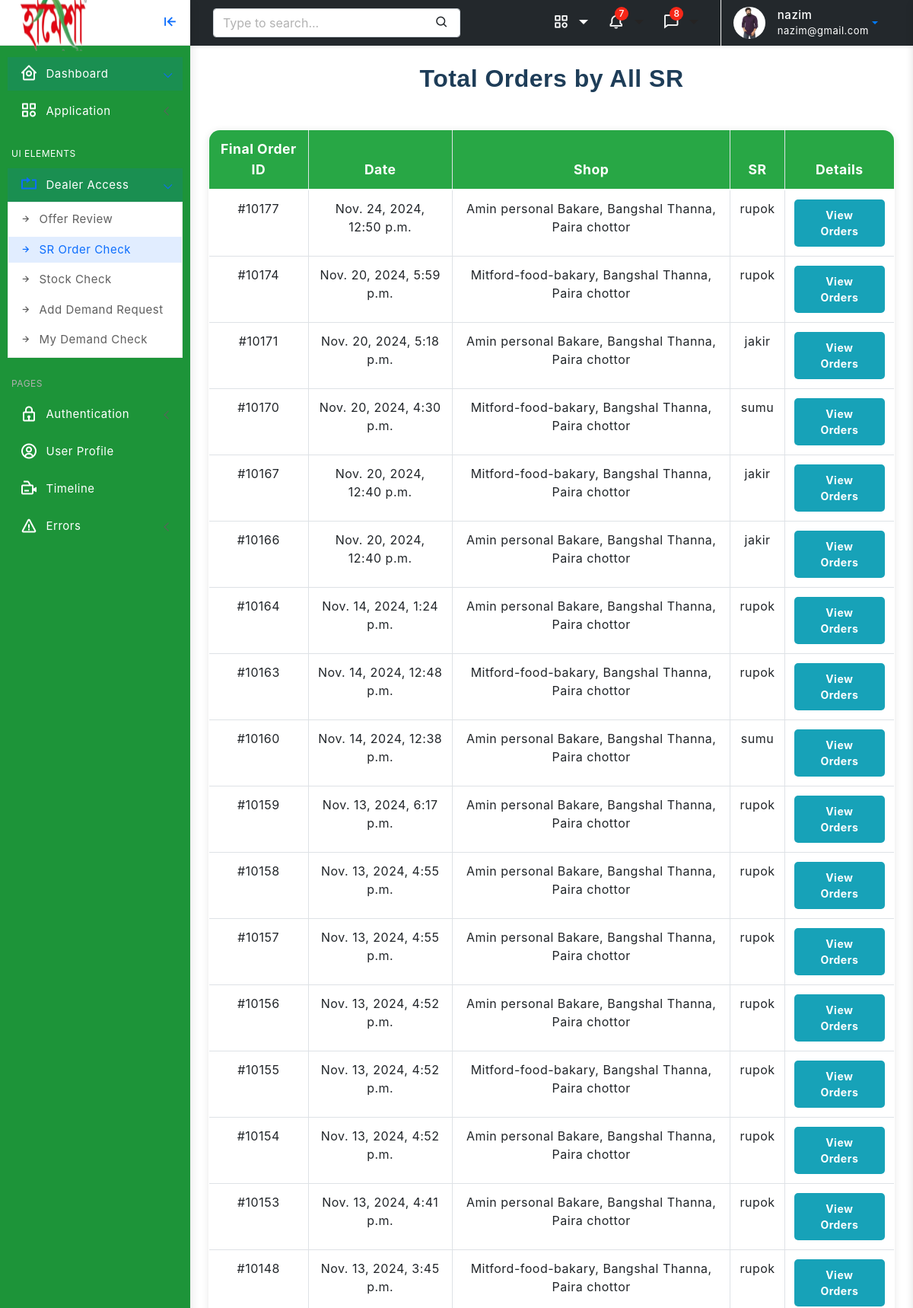
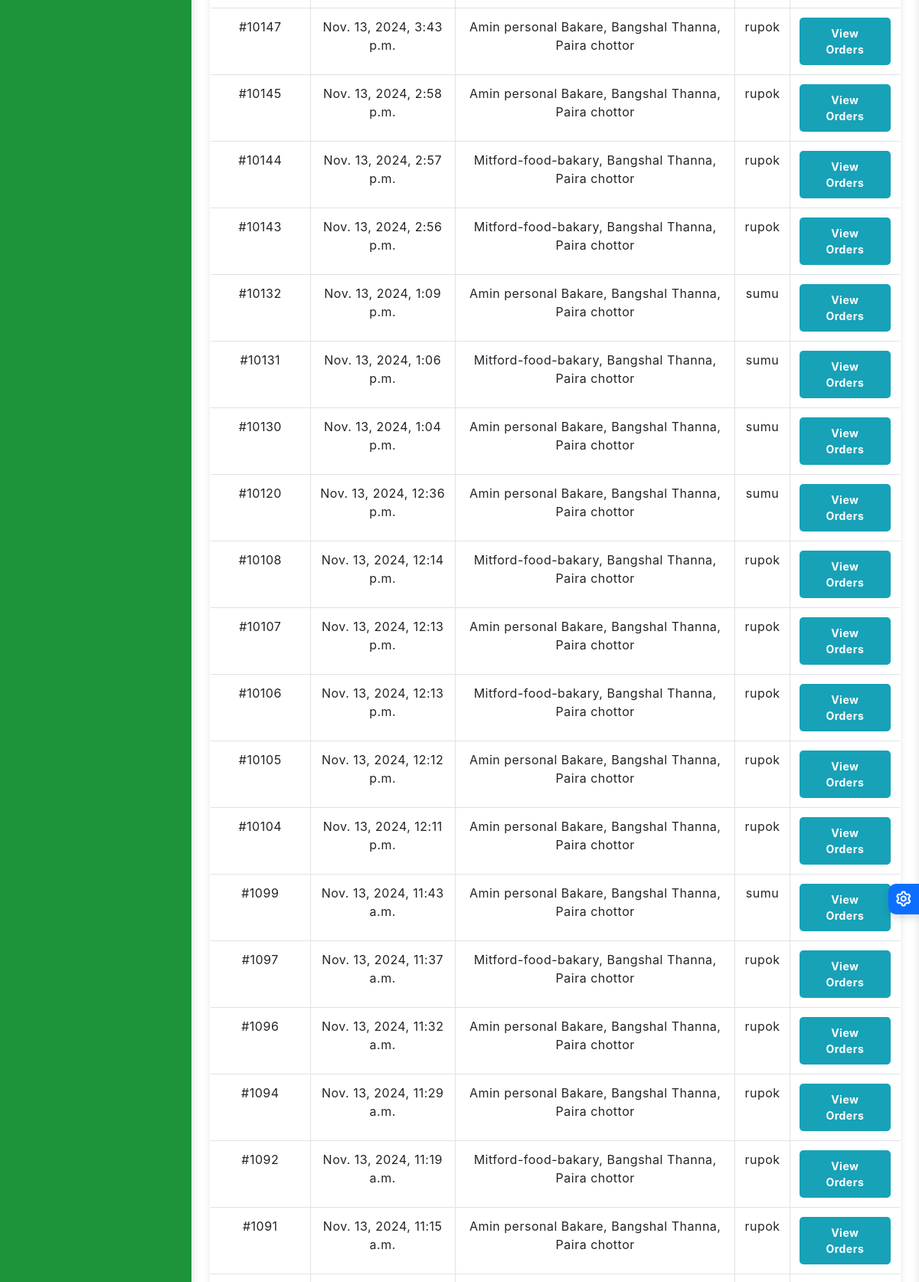
/sr-order/ (signed in, upper part), run on the app's committed database (2 pictures, top to bottom).
### user/models.py (models this page shows, shortened)
class Profile(models.Model):
    customer = models.OneToOneField(User, on_delete=models.CASCADE)
    address = models.CharField(max_length=200)
    phone = models.CharField(max_length=50)
    image = models.ImageField(default='default.png', upload_to='profile_images')
    nid = models.CharField(max_length=20, unique=True, blank=True, null= True)
    title= models.CharField(max_length=40, blank=True, null= True)
    salary = models.DecimalField(max_digits=10, decimal_places=2, blank=True, null= True)
    joining_date = models.DateField(blank=True, null= True)
    HEAD_OFFICE = 'HEAD_OFFICE'
    FACTORY = 'FACTORY'
    OTHERS='OTHERS'
    JOB_LOCATION_CHOICES = [
        (HEAD_OFFICE, 'Head Office'),
        (FACTORY, 'Factory'),
        (OTHERS, 'others'),
    ]
    job_location = models.CharField(max_length=20, choices=JOB_LOCATION_CHOICES, blank=True, null= True)
    zones = models.ManyToManyField(Zone, blank=True, verbose_name="Dealer Zones")
    products = models.ManyToManyField(Product, blank=True, verbose_name="Dealer Products")

### dashboard/models.py (models this page shows, shortened)
class FinalOrder(models.Model):
    customer = models.ForeignKey(User, on_delete=models.CASCADE, verbose_name="Customer", blank= True, null= True)
    shop = models.ForeignKey(Shop, on_delete=models.CASCADE, verbose_name="Shop", blank= True, null= True)
    orders = models.ManyToManyField(Order, verbose_name="Select Orders")
    created_at = models.DateTimeField(auto_now_add=True, verbose_name="Date Created")

class Shop(models.Model):
    shop_name = models.CharField(max_length=200, verbose_name="Shop Name")
    shop_owner = models.CharField(max_length=200, verbose_name="Shop Owner")
    shop_phone = models.CharField(max_length=15, verbose_name="Shop Phone")
    shop_nid = models.CharField(max_length=20, verbose_name="Shop NID")
    shop_email = models.EmailField(max_length=254, verbose_name="Shop Email")
    shop_address = models.TextField(verbose_name="Shop Address")
    zone = models.ForeignKey(Zone, on_delete=models.CASCADE, verbose_name="Shop Zone")

class Zone(models.Model):
    name = models.CharField(max_length=100)
    district = models.CharField(max_length=100)
    thana = models.CharField(max_length=100)
    area = models.CharField(max_length=100)

### dashboard/decorators.py (the view)
        def wrapper(request, *args, **kwargs):
            group = None
            if request.user.groups.exists():
                group = request.user.groups.all()[0].name
            if group in allowed_roles:
                return view_func(request, *args, **kwargs)
            else:
                return HttpResponse('You are not authorized to view this page')

### dashboard/models.py (called while the page is built)
    def discounted_price(self, timestamp):
        active_offer = self.get_active_offer_at(timestamp)  # Get the active offer at the order's creation time
        if active_offer:
            discount = (self.product_tp * active_offer.discount_percentage) / 100
            return self.product_tp - discount
        return self.product_tp

    def discount(self, timestamp):
        active_offer = self.get_active_offer_at(timestamp)  # Get the active offer at the order's creation time
        if active_offer:
            discount = (self.product_tp * active_offer.discount_percentage) / 100
            return discount
        return 0

    def get_active_offer_at(self, timestamp):
        return self.offers.filter(start_date__lte=timestamp, end_date__gte=timestamp).first()

    def net_amount(self):
        if self.name is None:
            return 0
        return self.order_quantity * self.name.product_tp

    def gross_amount(self):
        if self.name is None:
            return 0
        return self.order_quantity * self.name.discounted_price(self.created_at)

    def discount_amount(self):
        if self.name is None:
            return 0
        return self.order_quantity * self.name.discount(self.created_at)

### dashboard/views.py (called while the page is built)
def get_orders_for_dealer_by_product_and_zone(dealer_zones, dealer_products):
    matching_orders = FinalOrder.objects.filter(
        orders__shop__zone__in=dealer_zones ,
        orders__name__in=dealer_products
    ).distinct().order_by('-created_at')
    return matching_orders

### templates/dashboard/dealer_sr_order_view.html (shortened to what this page needs)
{% extends 'partials/base0.html' %}
{% load static %}
{% block content %}
<div class="page-wrapper">
    <div class="page-content">
        <h2 class="text-center mb-5">Total Orders by All SR</h2>
        <table style="border-radius: 15px; border: 1px solid #ddd; overflow: hidden;" class="table table-hover table-bordered">
            <thead style="background-color: #28a745; color: white;">
                <tr>
                    <th scope="col">Final Order ID</th>
                    <th scope="col">Date</th>
                    <th scope="col">Shop</th>
                    <th scope="col">SR</th>
                    <th scope="col">Details</th>
                </tr>
            </thead>
            <tbody>
                {% for final_order in final_orders %}
                <tr>
                    <td>#10{{ final_order.id }}</td>
                    <td>{{ final_order.created_at }}</td>
                    <td>{{ final_order.shop.shop_name }}, {{ final_order.shop.zone.thana}}, {{ final_order.shop.zone.area}} </td>
                    <td>{{ final_order.customer }}</td>
                    <td>
                        <button type="button" class="btn btn-info btn-sm" data-toggle="collapse" data-target="#orderDetails-{{ final_order.id }}">
                            View Orders
                        </button>
                    </td>
                </tr>
                {% endfor %}
            </tbody>
        </table>
        <link rel="stylesheet" href="https://stackpath.bootstrapcdn.com/bootstrap/4.3.1/css/bootstrap.min.css">
    </div>
</div>
{% endblock %}

### templates/partials/base0.html (shortened to what this page needs)
<!doctype html>
<html lang="en">
{% load static %}
<head>
	<link href="{% static 'assets/plugins/vectormap/jquery-jvectormap-2.0.2.css' %}" rel="stylesheet"/>
	<link href="{% static 'assets/plugins/simplebar/css/simplebar.css' %}" rel="stylesheet" />
	<link href="{% static 'assets/plugins/perfect-scrollbar/css/perfect-scrollbar.css' %}" rel="stylesheet" />
	<link href="{% static 'assets/plugins/metismenu/css/metisMenu.min.css' %}" rel="stylesheet" />
	<link href="{% static 'assets/css/pace.min.css' %}" rel="stylesheet" />
	<link href="{% static 'assets/css/bootstrap.min.css' %}" rel="stylesheet">
	<link href="{% static 'assets/css/app.css' %}" rel="stylesheet">
	<link href="{% static 'assets/css/icons.css' %}" rel="stylesheet">
	<link rel="stylesheet" href="{% static 'assets/css/dark-theme.css' %}" />
	<link rel="stylesheet" href="{% static 'assets/css/semi-dark.css' %}" />
	<link rel="stylesheet" href="{% static 'assets/css/header-colors.css' %}" />
		<link rel="stylesheet" href="https://use.fontawesome.com/releases/v5.15.2/css/all.css"
>
</head>
<body>
	<div class="wrapper">
		<div class="sidebar-wrapper" data-simplebar="true" style="background-color: #1d9439; " >
			<div class="sidebar-header">
				<div>
					<img src="{% static 'assets/images/logo.png' %}" class="logo-icon" alt="logo icon" style="width: 110px; height: 70;">
				</div>
				<div class="toggle-icon ms-auto"><i class='bx bx-arrow-to-left'></i>
				</div>
			</div>
			<ul class="metismenu" id="menu" >
				<li>
					{% if is_dealer %}
					<a href="{% url 'sr-order' %}" class="has-arrow">
						<div style="color: #FFFFFF; "class="parent-icon"><i class='bx bx-home-circle'></i>
						</div>
						<div class="menu-title" style="color: #FFFFFF;">Dashboard</div>
					</a>
                    {% endif %}
				</li>
				<li>
					<a href="javascript:;" class="has-arrow">
						<div  style="color: #FFFFFF; " class="parent-icon"><i class="bx bx-category"></i>
						</div>
						<div class="menu-title" style="color: #FFFFFF;">Application</div>
					</a>
				</li>
				<li class="menu-label" style="color: #FFFFFF;">UI Elements</li>
				{% if is_dealer %}
				<li>
					<a class="has-arrow" href="javascript:;">
						<div class="parent-icon"><i class="bx bx-repeat"></i>
						</div>
						<div class="menu-title" style="color: #FFFFFF;">Dealer Access</div>
					</a>
					<ul>
						<li> <a href="{% url 'active_offer_list' %}"><i class="bx bx-right-arrow-alt"></i>Offer Review</a>
						<li> <a href="{% url 'sr-order' %}"><i class="bx bx-right-arrow-alt"></i>SR Order Check</a></li>
						<li> <a href="{% url 'user_stocks' %}"><i class="bx bx-right-arrow-alt"></i>Stock Check</a></li>
						<li> <a href="{% url 'demand' %}"><i class="bx bx-right-arrow-alt"></i>Add Demand Request </a>
						<li> <a href="{% url 'demand_check' %}"><i class="bx bx-right-arrow-alt"></i>My Demand Check</a>
						</li>
					</ul>
				</li>
				{% endif %}
				<li class="menu-label">Pages</li>
				<li>
					<a class="has-arrow" href="javascript:;">
						<div style="color: #FFFFFF; " class="parent-icon"><i class="bx bx-lock"></i>
						</div>
						<div style="color: #FFFFFF; " class="menu-title">Authentication</div>
					</a>
				</li>
				<li>
					<a href="{% url 'user-profile' %}">
						<div style="color: #FFFFFF; " class="parent-icon"><i class="bx bx-user-circle"></i>
						</div>
						<div class="menu-title" style="color: #FFFFFF;">User Profile</div>
					</a>
				</li>
				<li>
					<a href="#">
						<div style="color: #FFFFFF; " class="parent-icon"> <i class="bx bx-video-recording"></i>
						</div>
						<div class="menu-title" style="color: #FFFFFF;">Timeline</div>
					</a>
				</li>
				<li>
					<a class="has-arrow" href="javascript:;">
						<div style="color: #FFFFFF; "  class="parent-icon"><i class="bx bx-error"></i>
						</div>
						<div class="menu-title" style="color: #FFFFFF;">Errors</div>
					</a>
				</li>
			</ul>
		</div>
		<header>
			<div class="topbar d-flex align-items-center"  style="background-color:#23282c;" >
				<nav class="navbar navbar-expand">
					<div class="search-bar flex-grow-1">
						<div class="position-relative search-bar-box">
							<input type="text" class="form-control search-control" placeholder="Type to search..."> <span class="position-absolute top-50 search-show translate-middle-y"><i class='bx bx-search'></i></span>
						</div>
					</div>
					<div class="top-menu ms-auto">
						<ul class="navbar-nav align-items-center">
							<li class="nav-item dropdown dropdown-large">
								<a style="color: white;" class="nav-link dropdown-toggle dropdown-toggle-nocaret" href="#" role="button" data-bs-toggle="dropdown" aria-expanded="false">	<i class='bx bx-category'></i>
								</a>
							</li>
							<li class="nav-item dropdown dropdown-large">
								<a class="nav-link dropdown-toggle dropdown-toggle-nocaret position-relative" href="#" role="button" data-bs-toggle="dropdown" aria-expanded="false"> <span class="alert-count">7</span>
									<i style="color: white;" class='bx bx-bell'></i>
								</a>
							</li>
							<li class="nav-item dropdown dropdown-large">
								<a class="nav-link dropdown-toggle dropdown-toggle-nocaret position-relative" href="#" role="button" data-bs-toggle="dropdown" aria-expanded="false"> <span class="alert-count">8</span>
									<i style="color: white;" class='bx bx-comment'></i>
								</a>
							</li>
						</ul>
					</div>
					<div class="user-box dropdown">
						<a class="d-flex align-items-center nav-link dropdown-toggle dropdown-toggle-nocaret" href="#" role="button" data-bs-toggle="dropdown" aria-expanded="false">
							<img src="{{ user.profile.image.url }}" class="user-img" alt="user avatar">
							<div class="user-info ps-3">
								<p style="color: white;" class="user-name mb-0">{{ user.username }}</p>
								<p style="color: white;" class="designattion mb-0">{{ user.email }}</p>
							</div>
						</a>
					</div>
				</nav>
			</div>
		</header>
        {% block content %}
        {% endblock %}
	</div>
	<div class="switcher-wrapper">
		<div class="switcher-btn"> <i class='bx bx-cog bx-spin'></i>
		</div>
	</div>
</body>
</html>

### templates/dashboard/dealer_sr_order_view.html (style rules this page uses)
h2 { font-family: 'Arial', sans-serif; font-weight: bold; color: #1e3d58; margin-bottom: 30px; }
table { background-color: #ffffff; box-shadow: 0 2px 10px rgba(0, 0, 0, 0.1); border-radius: 8px; }
th, td { text-align: center; padding: 15px; font-size: 1rem; }
thead th { background-color: #343a40; color: #ffffff; font-weight: bold; font-size: 1.1rem; text-align: center; }
tbody tr { transition: background-color 0.3s ease; }
.btn-info { background-color: #17a2b8; border: none; border-radius: 5px; font-weight: bold; padding: 10px 20px; transition: background-color 0.3s ease; }

### data on the page
FinalOrder: id "177", created_at "Nov. 24, 2024, 12:50 p.m.", shop.shop_name "Amin personal Bakare", shop.zone.thana "Bangshal Thanna", shop.zone.area "Paira chottor", customer "rupok"
FinalOrder: id "174", created_at "Nov. 20, 2024, 5:59 p.m.", shop.shop_name "Mitford-food-bakary", shop.zone.thana "Bangshal Thanna", shop.zone.area "Paira chottor", customer "rupok"
FinalOrder: id "171", created_at "Nov. 20, 2024, 5:18 p.m.", shop.shop_name "Amin personal Bakare", shop.zone.thana "Bangshal Thanna", shop.zone.area "Paira chottor", customer "jakir"
FinalOrder: id "170", created_at "Nov. 20, 2024, 4:30 p.m.", shop.shop_name "Mitford-food-bakary", shop.zone.thana "Bangshal Thanna", shop.zone.area "Paira chottor", customer "sumu"
FinalOrder: id "167", created_at "Nov. 20, 2024, 12:40 p.m.", shop.shop_name "Mitford-food-bakary", shop.zone.thana "Bangshal Thanna", shop.zone.area "Paira chottor", customer "jakir"
FinalOrder: id "166", created_at "Nov. 20, 2024, 12:40 p.m.", shop.shop_name "Amin personal Bakare", shop.zone.thana "Bangshal Thanna", shop.zone.area "Paira chottor", customer "jakir"
FinalOrder: id "164", created_at "Nov. 14, 2024, 1:24 p.m.", shop.shop_name "Amin personal Bakare", shop.zone.thana "Bangshal Thanna", shop.zone.area "Paira chottor", customer "rupok"
FinalOrder: id "163", created_at "Nov. 14, 2024, 12:48 p.m.", shop.shop_name "Mitford-food-bakary", shop.zone.thana "Bangshal Thanna", shop.zone.area "Paira chottor", customer "rupok"
FinalOrder: id "160", created_at "Nov. 14, 2024, 12:38 p.m.", shop.shop_name "Amin personal Bakare", shop.zone.thana "Bangshal Thanna", shop.zone.area "Paira chottor", customer "sumu"
FinalOrder: id "159", created_at "Nov. 13, 2024, 6:17 p.m.", shop.shop_name "Amin personal Bakare", shop.zone.thana "Bangshal Thanna", shop.zone.area "Paira chottor", customer "rupok"
FinalOrder: id "158", created_at "Nov. 13, 2024, 4:55 p.m.", shop.shop_name "Amin personal Bakare", shop.zone.thana "Bangshal Thanna", shop.zone.area "Paira chottor", customer "rupok"
FinalOrder: id "157", created_at "Nov. 13, 2024, 4:55 p.m.", shop.shop_name "Amin personal Bakare", shop.zone.thana "Bangshal Thanna", shop.zone.area "Paira chottor", customer "rupok"
FinalOrder: id "156", created_at "Nov. 13, 2024, 4:52 p.m.", shop.shop_name "Amin personal Bakare", shop.zone.thana "Bangshal Thanna", shop.zone.area "Paira chottor", customer "rupok"
FinalOrder: id "155", created_at "Nov. 13, 2024, 4:52 p.m.", shop.shop_name "Mitford-food-bakary", shop.zone.thana "Bangshal Thanna", shop.zone.area "Paira chottor", customer "rupok"
FinalOrder: id "154", created_at "Nov. 13, 2024, 4:52 p.m.", shop.shop_name "Amin personal Bakare", shop.zone.thana "Bangshal Thanna", shop.zone.area "Paira chottor", customer "rupok"
FinalOrder: id "153", created_at "Nov. 13, 2024, 4:41 p.m.", shop.shop_name "Amin personal Bakare", shop.zone.thana "Bangshal Thanna", shop.zone.area "Paira chottor", customer "rupok"
FinalOrder: id "148", created_at "Nov. 13, 2024, 3:45 p.m.", shop.shop_name "Mitford-food-bakary", shop.zone.thana "Bangshal Thanna", shop.zone.area "Paira chottor", customer "rupok"
FinalOrder: id "147", created_at "Nov. 13, 2024, 3:43 p.m.", shop.shop_name "Amin personal Bakare", shop.zone.thana "Bangshal Thanna", shop.zone.area "Paira chottor", customer "rupok"
FinalOrder: id "145", created_at "Nov. 13, 2024, 2:58 p.m.", shop.shop_name "Amin personal Bakare", shop.zone.thana "Bangshal Thanna", shop.zone.area "Paira chottor", customer "rupok"
FinalOrder: id "144", created_at "Nov. 13, 2024, 2:57 p.m.", shop.shop_name "Mitford-food-bakary", shop.zone.thana "Bangshal Thanna", shop.zone.area "Paira chottor", customer "rupok"
FinalOrder: id "143", created_at "Nov. 13, 2024, 2:56 p.m.", shop.shop_name "Mitford-food-bakary", shop.zone.thana "Bangshal Thanna", shop.zone.area "Paira chottor", customer "rupok"
FinalOrder: id "132", created_at "Nov. 13, 2024, 1:09 p.m.", shop.shop_name "Amin personal Bakare", shop.zone.thana "Bangshal Thanna", shop.zone.area "Paira chottor", customer "sumu"
FinalOrder: id "131", created_at "Nov. 13, 2024, 1:06 p.m.", shop.shop_name "Mitford-food-bakary", shop.zone.thana "Bangshal Thanna", shop.zone.area "Paira chottor", customer "sumu"
FinalOrder: id "130", created_at "Nov. 13, 2024, 1:04 p.m.", shop.shop_name "Amin personal Bakare", shop.zone.thana "Bangshal Thanna", shop.zone.area "Paira chottor", customer "sumu"
FinalOrder: id "120", created_at "Nov. 13, 2024, 12:36 p.m.", shop.shop_name "Amin personal Bakare", shop.zone.thana "Bangshal Thanna", shop.zone.area "Paira chottor", customer "sumu"
FinalOrder: id "108", created_at "Nov. 13, 2024, 12:14 p.m.", shop.shop_name "Mitford-food-bakary", shop.zone.thana "Bangshal Thanna", shop.zone.area "Paira chottor", customer "rupok"
FinalOrder: id "107", created_at "Nov. 13, 2024, 12:13 p.m.", shop.shop_name "Amin personal Bakare", shop.zone.thana "Bangshal Thanna", shop.zone.area "Paira chottor", customer "rupok"
FinalOrder: id "106", created_at "Nov. 13, 2024, 12:13 p.m.", shop.shop_name "Mitford-food-bakary", shop.zone.thana "Bangshal Thanna", shop.zone.area "Paira chottor", customer "rupok"
FinalOrder: id "105", created_at "Nov. 13, 2024, 12:12 p.m.", shop.shop_name "Amin personal Bakare", shop.zone.thana "Bangshal Thanna", shop.zone.area "Paira chottor", customer "rupok"
FinalOrder: id "104", created_at "Nov. 13, 2024, 12:11 p.m.", shop.shop_name "Amin personal Bakare", shop.zone.thana "Bangshal Thanna", shop.zone.area "Paira chottor", customer "rupok"
FinalOrder: id "99", created_at "Nov. 13, 2024, 11:43 a.m.", shop.shop_name "Amin personal Bakare", shop.zone.thana "Bangshal Thanna", shop.zone.area "Paira chottor", customer "sumu"
FinalOrder: id "97", created_at "Nov. 13, 2024, 11:37 a.m.", shop.shop_name "Mitford-food-bakary", shop.zone.thana "Bangshal Thanna", shop.zone.area "Paira chottor", customer "rupok"
FinalOrder: id "96", created_at "Nov. 13, 2024, 11:32 a.m.", shop.shop_name "Amin personal Bakare", shop.zone.thana "Bangshal Thanna", shop.zone.area "Paira chottor", customer "rupok"
FinalOrder: id "94", created_at "Nov. 13, 2024, 11:29 a.m.", shop.shop_name "Amin personal Bakare", shop.zone.thana "Bangshal Thanna", shop.zone.area "Paira chottor", customer "rupok"
FinalOrder: id "92", created_at "Nov. 13, 2024, 11:19 a.m.", shop.shop_name "Mitford-food-bakary", shop.zone.thana "Bangshal Thanna", shop.zone.area "Paira chottor", customer "rupok"
FinalOrder: id "91", created_at "Nov. 13, 2024, 11:15 a.m.", shop.shop_name "Amin personal Bakare", shop.zone.thana "Bangshal Thanna", shop.zone.area "Paira chottor", customer "rupok"

### other printed values
{{ user.username }} "nazim"
{{ user.email }} "nazim@gmail.com"
